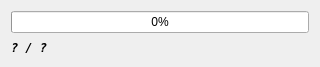
<?xml version="1.0" encoding="UTF-8"?>
<ui version="4.0">
 <class>Dialog</class>
 <widget class="QDialog" name="Dialog">
  <property name="windowModality">
   <enum>Qt::WindowModal</enum>
  </property>
  <property name="geometry">
   <rect>
    <x>0</x>
    <y>0</y>
    <width>320</width>
    <height>67</height>
   </rect>
  </property>
  <property name="windowTitle">
   <string>Загрузка...</string>
  </property>
  <property name="windowOpacity">
   <double>1.000000000000000</double>
  </property>
  <property name="sizeGripEnabled">
   <bool>false</bool>
  </property>
  <property name="modal">
   <bool>true</bool>
  </property>
  <layout class="QGridLayout" name="gridLayout">
   <item row="0" column="0">
    <widget class="QProgressBar" name="progressBar">
     <property name="value">
      <number>0</number>
     </property>
    </widget>
   </item>
   <item row="1" column="0">
    <widget class="QLabel" name="progressLabel">
     <property name="font">
      <font>
       <family>DejaVu Sans Mono</family>
       <weight>75</weight>
       <italic>true</italic>
       <bold>true</bold>
      </font>
     </property>
     <property name="text">
      <string>? / ?</string>
     </property>
    </widget>
   </item>
  </layout>
 </widget>
 <resources/>
 <connections/>
</ui>
